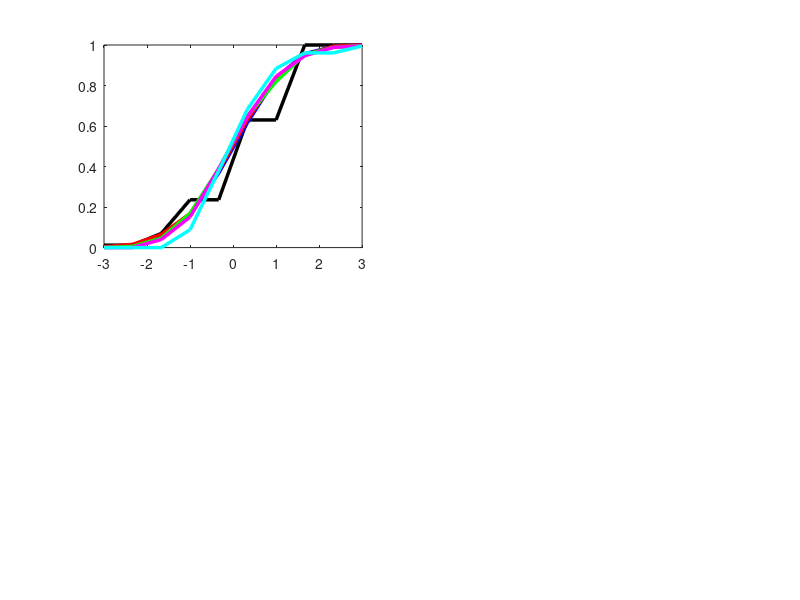

MATLAB code to generate this figure: (Note: this script raises an error after producing the figure.)
%%%%%%%%%%%%%%%%%%%%% CS 70 Spring 2014 %%%%%%%%%%%%%%%%%%%
%%% Solutions to Problem 1 (Virtual Lab) for Homework 9 %%%
%%%%%%%%%%%%%%%%%% Written by Kevin Chau %%%%%%%%%%%%%%%%%%
%%%%%%%%%%%%%%%%%%%%%%%%%%%%%%%%%%%%%%%%%%%%%%%%%%%%%%%%%%%

p_vec = [0.9 0.6 0.5 0.4 0.3 0.2]; 
d_vec = linspace(-3,3,10);
M = 1000; colors = {'black','blue','red','green','magenta','cyan'}; 
k_vec = [10 100 1000 4000]; 


for i = 1:length(k_vec)
    for j = 1:length(p_vec)
        coin = zeros(M,1); 
        S_k_normal = zeros(M,1); 
        for m = 1:M
            r = rand(k_vec(i),1);
            coin(m,1) = sum(r <= p_vec(j));
            S_k_normal(m,1) = (coin(m,1)-k_vec(i)*p_vec(j))./sqrt(k_vec(i)*p_vec(j)*(1-p_vec(j))); 
        end
        data = zeros(length(d_vec),1); 
        subplot(2,2,i);
        for a = 1:length(d_vec)
            data(a,1) = sum(S_k_normal < d_vec(a));
        end
        data = data./length(S_k_normal); 
        plot(d_vec,data,'Color',colors{j},'LineWidth',2.5); hold on; 
    end 
    x = linspace(-3,3,10);
    y = int(erf(y),y,-Inf,x); hold on;
    plot(d_vec, y);
    h = legend('p = 0.9','p = 0.6','p = 0.5','p = 0.4','p = 0.3','p = 0.2','Location','NorthWest');
    set(gca,'XLim',[-4 4],'YLim',[0 1]); 
    set(h,'FontSize',10); 
    xlabel('d'); ylabel('P(x < d)'); 
    title(['k = ' num2str(k_vec(i))]);
    
end
set(gcf,'PaperUnits','inches','PaperSize',[12,12],'PaperPosition',[0 0 12 12]);
print('-dpng','-r100','part_a');

